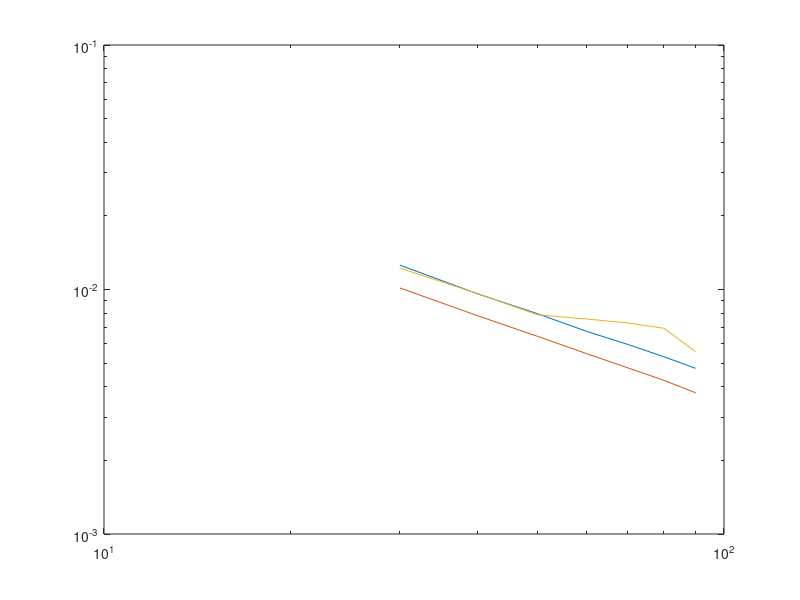

MATLAB code for this plot:
D=load('tabledata05.txt');
loglog(D([3:9],1),D([3:9],2));hold on
(log(D(9,2))-log(D(3,2)))/(log(D(9,1))-log(D(3,1)))

loglog(D([3:9],1),D([3:9],3));
(log(D(9,3))-log(D(3,3)))/(log(D(9,1))-log(D(3,1)))

loglog(D([3:9],1),D([3:9],4));
(log(D(9,4))-log(D(3,4)))/(log(D(9,1))-log(D(3,1)))